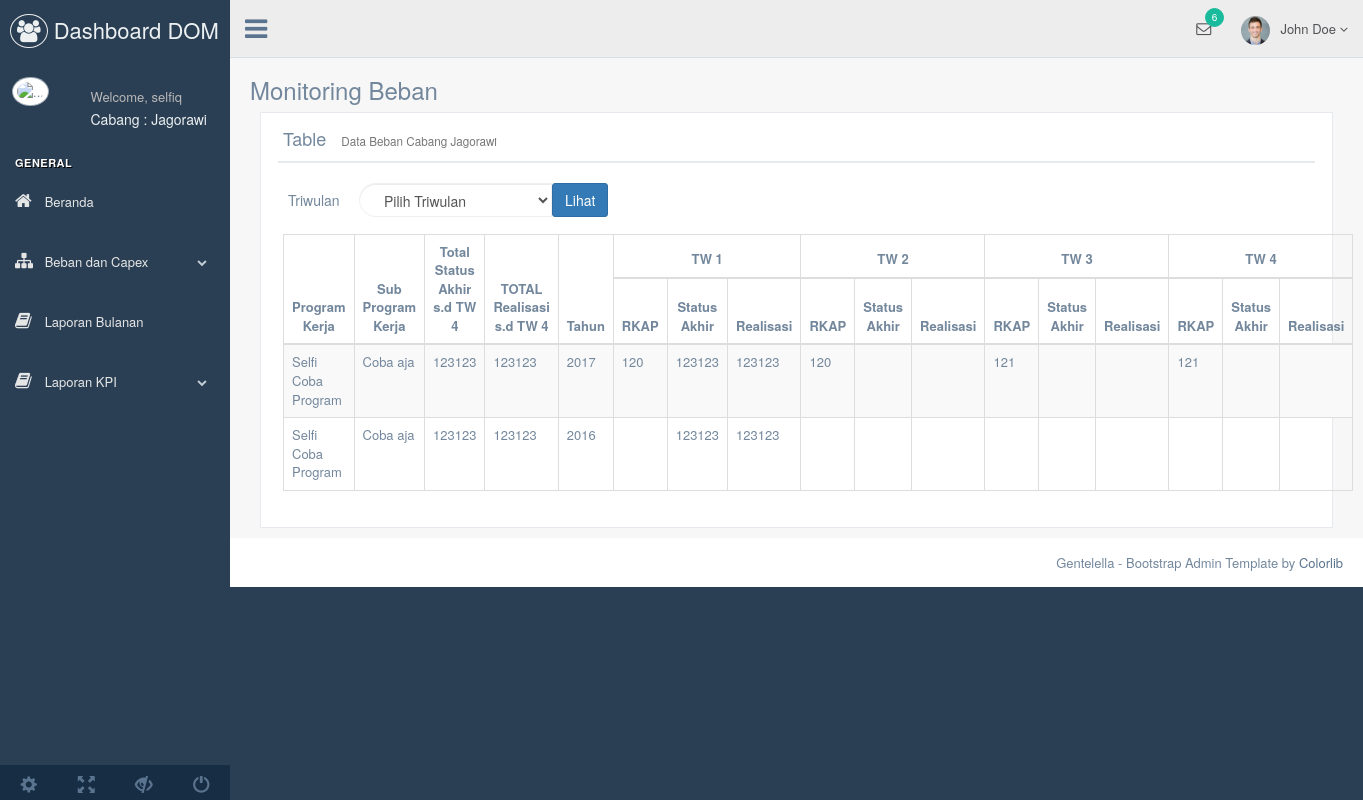
Screenshot of /laporan_bpt.php (signed in) with the database file from the repository.
### tables this page shows
CREATE TABLE `user` (
  `id_user` int(255) NOT NULL,
  `username` varchar(30) NOT NULL,
  `password` varchar(30) NOT NULL,
  `id_role` int(11) NOT NULL,
  `id_cabang` int(20) NOT NULL
);

CREATE TABLE `cabang` (
  `id_cabang` int(20) NOT NULL,
  `nama_cabang` varchar(30) NOT NULL
);

CREATE TABLE `beban_realisasi` (
  `id_twrl` int(11) NOT NULL,
  `id_sp` int(11) NOT NULL,
  `tahun` int(4) NOT NULL,
  `stat_twrl` int(1) NOT NULL,
  `stat_akhir` decimal(20,0) NOT NULL,
  `realisasi` decimal(20,0) NOT NULL,
  `jenis` varchar(20) NOT NULL
);

CREATE TABLE `program_kerja` (
  `id_pk` int(255) NOT NULL,
  `MA` varchar(1000) NOT NULL,
  `nama_pk` text NOT NULL,
  `id_cabang` int(30) NOT NULL,
  `jenis` varchar(20) NOT NULL
);

CREATE TABLE `sub_program` (
  `id_sp` int(255) NOT NULL,
  `nama_sp` varchar(1000) NOT NULL,
  `id_pk` int(10) NOT NULL,
  `id_cabang` int(30) NOT NULL,
  `jenis` varchar(20) NOT NULL
);

CREATE TABLE `beban_rencana` (
  `id_twrc` int(11) NOT NULL,
  `id_sp` int(11) NOT NULL,
  `tahun` int(4) NOT NULL,
  `stat_twrc` int(1) NOT NULL,
  `rkap` decimal(20,0) NOT NULL,
  `jenis` varchar(10) NOT NULL
);

### laporan_bpt.php (the view, shortened to what this page needs)
<?php
include ('connect.php');
if(isset($_GET['triwulan'])){
    $nilaiTriwulan = $_GET['triwulan'];
 	}else $nilaiTriwulan = '0';
  $iduser = $_SESSION['id_user'];
?>
<!DOCTYPE html>
<html lang="en">
<?php include 'templates/head.php' ?>
  <body class="nav-md">
    <div class="container body">
      <div class="main_container">
        <div class="col-md-3 left_col">
          <div class="left_col scroll-view">
            <div class="navbar nav_title" style="border: 0;">
              <a href="home.php" class="site_title"><i class="fa fa-group"></i> <span>Dashboard DOM</span></a>
            </div>
           <?php include'templates/headmenu.php' ?>
            <br />
            <?php include 'templates/sidebarmenu.php' ?>
            <div class="sidebar-footer hidden-small">
              <a data-toggle="tooltip" data-placement="top" title="Settings">
                <span class="glyphicon glyphicon-cog" aria-hidden="true"></span>
              </a>
              <a data-toggle="tooltip" data-placement="top" title="FullScreen">
                <span class="glyphicon glyphicon-fullscreen" aria-hidden="true"></span>
              </a>
              <a data-toggle="tooltip" data-placement="top" title="Lock">
                <span class="glyphicon glyphicon-eye-close" aria-hidden="true"></span>
              </a>
              <a data-toggle="tooltip" data-placement="top" title="Logout" href="login.html">
                <span class="glyphicon glyphicon-off" aria-hidden="true"></span>
              </a>
            </div>
          </div>
        </div>
        <?php include 'topnavigation.php' ?>
        <div class="right_col" role="main">
          <div class="">
            <div class="page-title">
              <div class="title_left">
                <h3>Monitoring Beban</h3>
              </div>
            </div>
            <div class="clearfix"></div>
            <div class="">
              <div class="col-md-12 col-sm-12 col-xs-12">
                <div class="x_panel">
                  <div class="x_title">
                    <h2><i class="fa fa-table" value="<?php echo $idcabang; ?>" hidden></i> Table <small>Data Beban Cabang <?php echo $namacabang; ?> </small></h2>
                    <div class="clearfix"></div>
                  </div>
                  <div class="title_right">
                    <div class="col-md-12 col-sm-5 col-xs-5 form-group pull-right top_search" style="margin-top:10px;">
                      <div class="input-group buttonright" >
                      <div class="btn-group  buttonrightfloat " >
	                    <h5 class="control-label col-md-3 col-sm-3 col-xs-12" for="tahun">Triwulan</h5>
                        <div class="col-md-9 col-sm-9 col-xs-12">
                          <form action="dropdownproses.php" method="POST">
                            <select name= "dropDownListTW" class="select2_single form-control" tabindex="-1">
                                    <option value="0">Pilih Triwulan</option>
                            </select>
                            <button type="submit" class="btn btn-primary" name="dropdownTW">Lihat</button>
                          </form>
                        </div>
	                    </div>
                      </div>
                    </div>
                   </div>
                  <div class="x_content">
                      <table id="datatable-keytable"  class="table table-striped table-bordered " class="centered">
                        <thead>
                          <tr>
                            <th rowspan="2">Program Kerja</th>
                            <th rowspan="2">Sub Program Kerja</th>
                            <th rowspan="2">Total Status Akhir s.d TW
                                <?php if($nilaiTriwulan > 0 ){echo $nilaiTriwulan;}else {?> 4 <?php }?></th>
                            <th rowspan="2">TOTAL Realisasi s.d TW <?php if($nilaiTriwulan > 0 ){echo $nilaiTriwulan;}else {?> 4 <?php }?></th>
                            <th rowspan="2">Tahun </th>
                            <?php if($nilaiTriwulan > 0 ){
                                for($hitungTW = 1; $hitungTW<= $nilaiTriwulan;$hitungTW++){
                              ?>
                               <th colspan="3">TW <?php echo $hitungTW;?></th>
                              <?php }}else{ ?>
                            <th colspan="3">TW 1</th>
                            <th colspan="3">TW 2</th>
                            <th colspan="3">TW 3</th>
                            <th colspan="3">TW 4</th>
                            <?php } ?>
                          </tr>
                          <tr>
                             <?php if($nilaiTriwulan > 0 ){
                                for($hitungTW = 1; $hitungTW<= $nilaiTriwulan; $hitungTW++){
                              ?>
                                <th>RKAP</th>
                                <th >Status Akhir</th>
                                <th >Realisasi</th>
                              <?php }
                                }else{
                              ?>
                                <th>RKAP</th>
                                <th >Status Akhir</th>
                                <th >Realisasi</th>
                                <th>RKAP</th>
                                <th >Status Akhir</th>
                                <th >Realisasi</th>
                                <th>RKAP</th>
                                <th >Status Akhir</th>
                                <th >Realisasi</th>
                                <th>RKAP</th>
                                <th >Status Akhir</th>
                                <th >Realisasi</th>
                              <?php } ?>
                          </tr>
                        </thead>
                            <tbody>
                            <?php
							$listTW = mysqli_query($connect, "SELECT * FROM beban_realisasi, sub_program WHERE sub_program.id_sp = beban_realisasi.id_sp AND stat_twrl ='1'  AND sub_program.id_cabang = '$idcabang' AND beban_realisasi.jenis ='bpt' AND sub_program.jenis='beban' ");
							while($datalistTW = mysqli_fetch_array($listTW)){
								$idpklist= $datalistTW['id_pk'];
								$idspklist= $datalistTW['id_sp'];
								$tahun= $datalistTW['tahun'];
								$jmlstakhir = mysqli_query($connect, "SELECT * FROM beban_realisasi WHERE id_sp = '$idspklist' AND tahun = '$tahun'");
								$jmlrealisasi = mysqli_query($connect, "SELECT * FROM beban_realisasi WHERE id_sp = '$idspklist' AND tahun = '$tahun'");
								$qty1 = 0;
								$qty2 = 0;
								while ($num = mysqli_fetch_array($jmlstakhir)) {
									$qty1 += $num['stat_akhir'];}
								while ($num = mysqli_fetch_array($jmlrealisasi)) {
									$qty2 += $num['realisasi'];}
								$dataprogramkerja = mysqli_fetch_array(mysqli_query($connect, "SELECT * FROM program_kerja WHERE id_pk = '$idpklist'"));
								$datasubprogramkerja= mysqli_fetch_array(mysqli_query($connect, "SELECT * FROM sub_program WHERE id_sp = '$idspklist'"));
								$datatwreal1 = mysqli_fetch_array(mysqli_query($connect, "SELECT * FROM beban_realisasi WHERE id_sp = '$idspklist' AND tahun = '$tahun' AND stat_twrl = '1' AND jenis ='bpt'"));
								$datatwreal2 = mysqli_fetch_array(mysqli_query($connect, "SELECT * FROM beban_realisasi WHERE id_sp = '$idspklist' AND tahun = '$tahun' AND stat_twrl = '2' AND jenis ='bpt'"));
								$datatwreal3 = mysqli_fetch_array(mysqli_query($connect, "SELECT * FROM beban_realisasi WHERE id_sp = '$idspklist' AND tahun = '$tahun' AND stat_twrl = '3' AND jenis ='bpt'"));
								$datatwreal4 = mysqli_fetch_array(mysqli_query($connect, "SELECT * FROM beban_realisasi WHERE id_sp = '$idspklist' AND tahun = '$tahun' AND stat_twrl = '4' AND jenis ='bpt'"));
                $datatwrc1 = mysqli_fetch_array(mysqli_query($connect, "SELECT * FROM beban_rencana WHERE id_sp = '$idspklist' AND tahun = '$tahun' AND stat_twrc = '1' AND jenis ='bpt'"));
								$datatwrc2 = mysqli_fetch_array(mysqli_query($connect, "SELECT * FROM beban_rencana WHERE id_sp = '$idspklist' AND tahun = '$tahun' AND stat_twrc = '2' AND jenis ='bpt'"));
								$datatwrc3 = mysqli_fetch_array(mysqli_query($connect, "SELECT * FROM beban_rencana WHERE id_sp = '$idspklist' AND tahun = '$tahun' AND stat_twrc = '3' AND jenis ='bpt'"));
								$datatwrc4 = mysqli_fetch_array(mysqli_query($connect, "SELECT * FROM beban_rencana WHERE id_sp = '$idspklist' AND tahun = '$tahun' AND stat_twrc = '4' AND jenis ='bpt'"));
							?>
                              <tr>
                                <td><?php echo $dataprogramkerja['nama_pk'] ?></td>
                                <td><?php echo $datasubprogramkerja['nama_sp'] ?></td>
                                <td><?php echo $qty1;?></td>
                                <td><?php echo $qty2;?></td>
                                <td><?php echo $datalistTW['tahun'] ?></td>
                                <?php if($nilaiTriwulan >= 1 ){ ?>
                                    <td><?php echo $datatwrc1['rkap'] ?></td>
                                    <td><?php echo $datatwreal1['stat_akhir'] ?></td>
                                    <td><?php echo $datatwreal1['realisasi'] ?></td>
                                <?php
                                    if($nilaiTriwulan >= 2){ ?>
                                    <td><?php echo $datatwrc2['rkap'] ?></td>
                                    <td><?php echo $datatwreal2['stat_akhir'] ?></td>
                                    <td><?php echo $datatwreal2['realisasi'] ?></td>
                                <?php }
                                    if($nilaiTriwulan >= 3){ ?>
                                    <td><?php echo $datatwrc3['rkap'] ?></td>
                                    <td><?php echo $datatwreal3['stat_akhir'] ?></td>
                                    <td><?php echo $datatwreal3['realisasi'] ?></td>
                                 <?php }
                                    if($nilaiTriwulan >= 4){ ?>
                                    <td><?php echo $datatwrc4['rkap'] ?></td>
                                    <td><?php echo $datatwreal4['stat_akhir'] ?></td>
                                    <td><?php echo $datatwreal4['realisasi'] ?></td>
                                <?php }}else {
                                  ?>
                                <td><?php echo $datatwrc1['rkap'] ?></td>
                                <td><?php echo $datatwreal1['stat_akhir'] ?></td>
                                <td><?php echo $datatwreal1['realisasi'] ?></td>
                                <td><?php echo $datatwrc2['rkap'] ?></td>
                                <td><?php echo $datatwreal2['stat_akhir'] ?></td>
                                <td><?php echo $datatwreal2['realisasi'] ?></td>
                                <td><?php echo $datatwrc3['rkap'] ?></td>
                                <td><?php echo $datatwreal3['stat_akhir'] ?></td>
                                <td><?php echo $datatwreal3['realisasi'] ?></td>
                                <td><?php echo $datatwrc4['rkap'] ?></td>
                                <td><?php echo $datatwreal4['stat_akhir'] ?></td>
                                <td><?php echo $datatwreal4['realisasi'] ?></td>
                              <?php }} ?>
                              </tr>
                            </tbody>
                          </table>
                  </div>
                </div>
              </div>
            </div>
          </div>
        </div>
		<div class="x_content">
		</div>
<?php include 'templates/footer.php' ?>
      </div>
    </div>
  </body>
</html>

### templates/headmenu.php
<?php
include ('connect.php');
  $user = mysqli_fetch_array(mysqli_query($connect,"SELECT * FROM user WHERE id_user = '$iduser' "));
  $idcabang = $user['id_cabang'];
  $cabang =  mysqli_fetch_array(mysqli_query($connect,"SELECT nama_cabang FROM cabang WHERE id_cabang = '$idcabang'"));
  $namacabang = $cabang['nama_cabang'];
?>
 <div class="profile clearfix">
    <div class="profile_pic">
        <img src="images/dp.jpg" alt="..." class="img-circle profile_img">
    </div>
        <div class="profile_info">
            <span>Welcome, <?php echo $user['username']?></span>
            <h2>Cabang : <?php echo $namacabang ?></h2>
        </div>
</div>

### rows the page displays
user: username "selfiq"
cabang: nama_cabang "Jagorawi"
beban_realisasi: program_kerja.nama_pk "Selfi Coba Program", id_sp.nama_sp "Coba aja", qty1 "123123", qty2 "123123", tahun "2017", beban_rencana.rkap "120", stat_akhir "123123", realisasi "123123", beban_rencana.rkap "121"
beban_realisasi: program_kerja.nama_pk "Selfi Coba Program", id_sp.nama_sp "Coba aja", qty1 "123123", qty2 "123123", tahun "2016", stat_akhir "123123", realisasi "123123"
